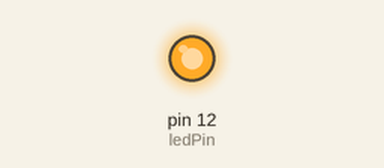
A sketch run on a simulated Arduino Uno, built with avr-gcc and run on an emulated ATmega328P. On the bench: output pins drawn as LEDs (lit = HIGH).

Above: at 0.7 s.
At 8.62 s:
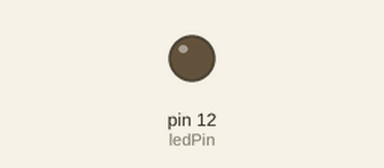
Timing chart, 0 to 8.9 s (numbered marks = the images above):
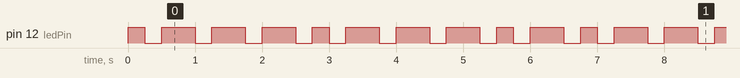

Measured:
- by itself, pin 12 (ledPin): repeats every 6.8 s: 3 × (LOW 0.25 s, HIGH 0.50 s), LOW 0.25 s, HIGH 0.25 s, 3 × (LOW 0.25 s, HIGH 0.50 s), LOW 0.25 s, HIGH 0.25 s, LOW 0.25 s, HIGH 0.50 s, LOW 0.25 s, HIGH 0.25 s
- by itself, everything shown: repeats every 6.8 s, in 20 steps

The sketch:

JAQled_may07a.ino
```cpp
// Ping of the LED's positive leg
int ledPin=12;

int tempo=500;
int intervalo=250;

void setup()
{
  pinMode(ledPin, OUTPUT);
}

void loop()
{
  // J
  digitalWrite(ledPin, HIGH);
  delay(tempo/2);
  digitalWrite(ledPin, LOW);
  delay(intervalo);
  digitalWrite(ledPin, HIGH);
  delay(tempo);
  digitalWrite(ledPin, LOW);
  delay(intervalo);
  digitalWrite(ledPin, HIGH);
  delay(tempo);
  digitalWrite(ledPin, LOW);
  delay(intervalo);
  digitalWrite(ledPin, HIGH);
  delay(tempo);
  digitalWrite(ledPin, LOW);
  delay(intervalo);


  // A
  digitalWrite(ledPin, HIGH);
  delay(tempo/2);
  digitalWrite(ledPin, LOW);
  delay(intervalo);
  digitalWrite(ledPin, HIGH);
  delay(tempo);
  digitalWrite(ledPin, LOW);
  delay(intervalo);

  // Q
  digitalWrite(ledPin, HIGH);
  delay(tempo);
  digitalWrite(ledPin, LOW);
  delay(intervalo);
  digitalWrite(ledPin, HIGH);
  delay(tempo);
  digitalWrite(ledPin, LOW);
  delay(intervalo);
  digitalWrite(ledPin, HIGH);
  delay(tempo/2);
  digitalWrite(ledPin, LOW);
  delay(intervalo);
  digitalWrite(ledPin, HIGH);
  delay(tempo);
  digitalWrite(ledPin, LOW);
  delay(intervalo);
}
```
